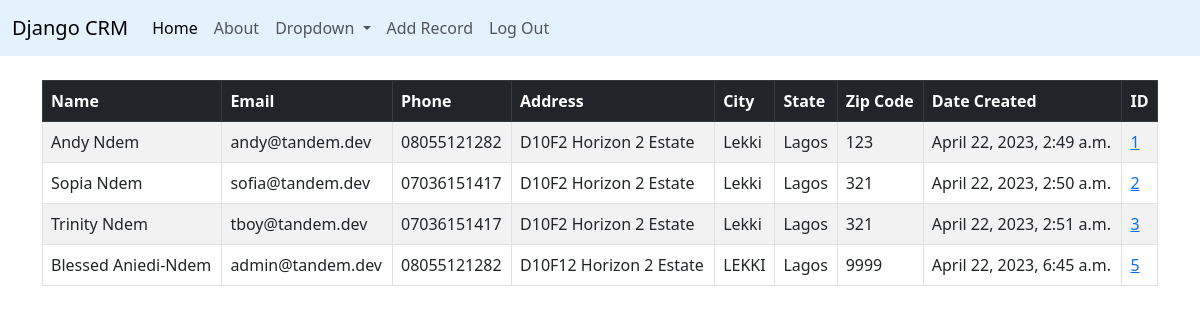
The app's page / (signed in), older data.
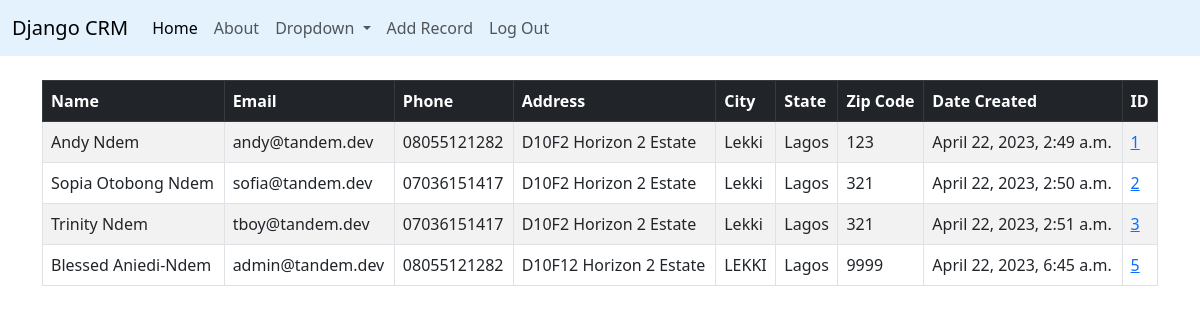
The same page, newer data.
### crmapp/models.py (models this page shows, shortened)
class Record(models.Model):
  created_at = models.DateTimeField(auto_now_add=True)
  first_name = models.CharField(max_length=50)
  last_name = models.CharField(max_length=50)
  email = models.CharField(max_length=100)
  phone = models.CharField(max_length=15)
  address = models.CharField(max_length=150)
  city = models.CharField(max_length=50)
  state= models.CharField(max_length=50)
  zipcode = models.CharField(max_length=10)

### crmapp/views.py (the view)
# urls.py: path('', views.home, name='home'),
def home(request):
  records = Record.objects.all()
  if request.method == "POST":
    username = request.POST['username']
    password = request.POST['password']
    user = authenticate(request, username=username, password=password)
    if user is not None:
      login(request, user)
      messages.success(request, "You have been logged in")
      return redirect('home')
    else:
      messages.success(request, "There was an error, cannot log in")
      return redirect('home')
  else:
    return render(request, 'crmapp/home.html', {'records': records})

### crmapp/templates/crmapp/home.html (shortened to what this page needs)
{% extends 'crmapp/base.html' %}
{% block content %}
  {% if user.is_authenticated %}
<table class="table table-striped table-hover table-bordered">
  <thead class="table-dark">
    <tr>
      <th scope="col">Name</th>
      <th scope="col">Email</th>
      <th scope="col">Phone</th>
      <th scope="col">Address</th>
      <th scope="col">City</th>
      <th scope="col">State</th>
      <th scope="col">Zip Code</th>
      <th scope="col">Date Created</th>
      <th scope="col">ID</th>
    </tr>
  </thead>
  <tbody>
    {% if records %}
    {% for record in records %}
    <tr>
      <td>{{ record.first_name }}
          {{ record.last_name }}</td>
      <td>{{ record.email }}</td>
      <td>{{ record.phone }}</td>
      <td>{{ record.address }}</td>
      <td>{{ record.city }}</td>
      <td>{{ record.state }}</td>
      <td>{{ record.zipcode }}</td>
      <td>{{ record.created_at }}</td>
      <td><a href="{% url 'record' record.id %}">{{ record.id }}<a/></td>
    </tr>
    {% endfor %}
    {% endif %}
  </tbody>
</table>
<br/>
<br/>
{% endif %}
{% endblock content %}

### crmapp/templates/crmapp/base.html (shortened to what this page needs)
<!doctype html>
<html lang="en">
  <head>
    <link href="https://cdn.jsdelivr.net/npm/bootstrap@5.3.0-alpha3/dist/css/bootstrap.min.css" rel="stylesheet">
  </head>
  <body>
  {% include 'crmapp/navbar.html' %}
    <div class="container">
      <br/>
      {% block content %}
      {% endblock content %}
    </div>
  </body>
</html>

### crmapp/templates/crmapp/navbar.html (shortened to what this page needs)
<nav class="navbar navbar-expand-lg" style="background-color: #e3f2fd;">
  <div class="container-fluid">
    <a class="navbar-brand" href="#">Django CRM</a>
    <div class="collapse navbar-collapse" id="navbarSupportedContent">
      <ul class="navbar-nav me-auto mb-2 mb-lg-0">
        <li class="nav-item">
          <a class="nav-link active" aria-current="page" href="#">Home</a>
        </li>
        <li class="nav-item">
          <a class="nav-link" href="#">About</a>
        </li>
        <li class="nav-item dropdown">
          <a class="nav-link dropdown-toggle" href="#" role="button" data-bs-toggle="dropdown" aria-expanded="false">
            Dropdown
          </a>
        </li>
         {% if user.is_authenticated %}
          <li class="nav-item">
          <a class="nav-link" href="{% url 'add_record' %}">Add Record</a>
        </li>
        <li class="nav-item">
          <a class="nav-link" href="{% url 'logout' %}">Log Out</a>
        </li>
        {% endif %}
      </ul>
    </div>
  </div>
</nav>

Row changes from the older to the newer data that the page shows:
changed Record "sofia@tandem.dev": first_name "Sopia" → "Sopia Otobong"
